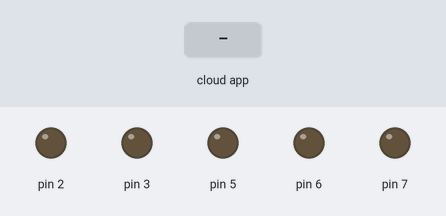
The sketch below on a simulated Arduino Uno, built with avr-gcc and run on an emulated ATmega328P. Shown: output pins drawn as LEDs (lit = HIGH). The inputs (shaded band) are chosen by the test bench. The ROS host is connected and sends only what is stated.

Above: at 1.2 s.
1.3 s: the phone or cloud app sets motor to -100
At 2.5 s:
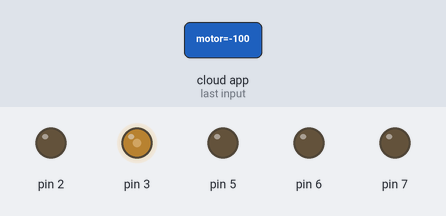
2.8 s: the phone or cloud app sets motor to -100
At 3.8 s:
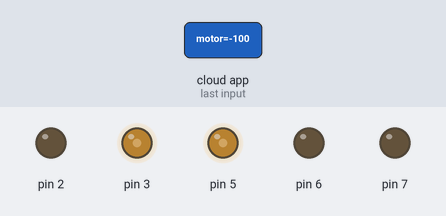
4.3 s: the phone or cloud app sets motor to 0
At 4.9 s:
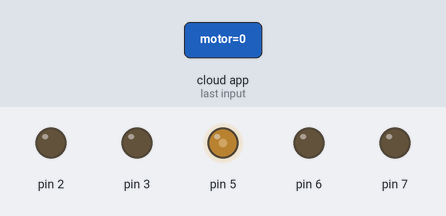
Timing chart, 0 to 7.3 s (numbered marks = the images above; inputs shaded):
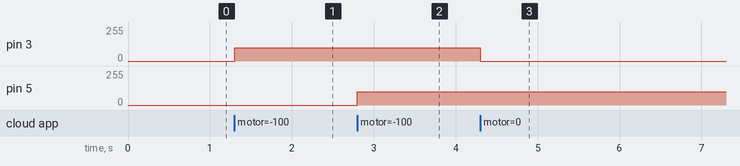

The sketch:

sketch.ino
```cpp
#define USE_USBCON

#include <ros.h>
#include <std_msgs/Float32.h>
#include "nh/nh.h"
#include "nh/publisher.h"
#include "nh/subscriber.h"
#include <std_msgs/Int16.h>

void setup(){
  nh.initNode();
  setSubscriber();
  publisherSetup();
}

void loop(){
  publish();
  nh.spinOnce();
  delay(1);
}
```

motor.h
```cpp
#ifndef INCLUDE_MOTOR
#define INCLUDE_MOTOR

#include <ros.h>
#include <Arduino.h>

struct MotorPins{
  int CW;
  int CCW;
};

class Motor{

  private:
    struct MotorPins pins;

  public:
    Motor(struct MotorPins pins_);
    void run(int speed);

};


#endif
```

nh.h
```cpp
#ifndef INCLUDE_NH
#define INCLUDE_NH

#include <ros.h>

ros::NodeHandle nh;

#endif
```

publisher.h
```cpp
#ifndef INCLUDE_PUBLISHER
#define INCLUDE_PUBLISHER

#include <ros.h>
#include <std_msgs/Int32.h>
#include <Arduino.h>

#define Encoder_UR_Z 21 //2
#define Encoder_UL_Z 20 //3
#define Encoder_DL_Z 19 //4
#define Encoder_DR_Z 18 //5

namespace Enc0{
  int pin=Encoder_UR_Z;
  volatile long zeroCount;

  void resetCb(const std_msgs::Int32&msg){
    zeroCount=0;
  }
  ros::Subscriber<std_msgs::Int32>sub("motor0/reset",&resetCb);

  std_msgs::Int32 pub_msg;
  ros::Publisher pub("motor0/zero",&pub_msg);

  void publish(){
    pub.publish(&pub_msg);
  }

  void func(){
    zeroCount++;
  }

  void setup(){
    zeroCount=0;
    nh.advertise(pub);
    pub_msg.data=0;
    attachInterrupt(2,func,FALLING);
  }

  void update(){
    pub_msg.data=zeroCount;
  }
}

namespace Enc1{
  int pin=Encoder_UL_Z;
  volatile long zeroCount;

  void resetCb(const std_msgs::Int32&msg){
    zeroCount=0;
  }
  ros::Subscriber<std_msgs::Int32>sub("motor1/reset",&resetCb);

  std_msgs::Int32 pub_msg;
  ros::Publisher pub("motor1/zero",&pub_msg);

  void publish(){
    pub.publish(&pub_msg);
  }

  void func(){
    zeroCount++;
  }

  void setup(){
    zeroCount=0;
    nh.advertise(pub);
    pub_msg.data=0;
    attachInterrupt(2,func,FALLING);
  }

  void update(){
    pub_msg.data=zeroCount;
  }
}
namespace Enc2{
  int pin=Encoder_DL_Z;
  volatile long zeroCount;

  void resetCb(const std_msgs::Int32&msg){
    zeroCount=0;
  }
  ros::Subscriber<std_msgs::Int32>sub("motor2/reset",&resetCb);

  std_msgs::Int32 pub_msg;
  ros::Publisher pub("motor2/zero",&pub_msg);

  void publish(){
    pub.publish(&pub_msg);
  }

  void func(){
    zeroCount++;
  }

  void setup(){
    zeroCount=0;
    nh.advertise(pub);
    pub_msg.data=0;
    attachInterrupt(2,func,FALLING);
  }

  void update(){
    pub_msg.data=zeroCount;
  }
}
namespace Enc3{
  int pin=Encoder_DR_Z;
  volatile long zeroCount;

  void resetCb(const std_msgs::Int32&msg){
    zeroCount=0;
  }
  ros::Subscriber<std_msgs::Int32>sub("motor3/reset",&resetCb);

  std_msgs::Int32 pub_msg;
  ros::Publisher pub("motor3/zero",&pub_msg);

  void publish(){
    pub.publish(&pub_msg);
  }

  void func(){
    zeroCount++;
  }

  void setup(){
    zeroCount=0;
    nh.advertise(pub);
    pub_msg.data=0;
    attachInterrupt(2,func,FALLING);
  }

  void update(){
    pub_msg.data=zeroCount;
  }
}

void valUpdate(){
  Enc0::update();
  Enc1::update();
  Enc2::update();
  Enc3::update();
}

void publisherSetup(){
  Enc0::setup();
  Enc1::setup();
  Enc2::setup();
  Enc3::setup();
}

void publish(){
  valUpdate();
  Enc0::publish();
  nh.spinOnce();
  Enc1::publish();
  nh.spinOnce();
  Enc2::publish();
  nh.spinOnce();
  Enc3::publish();
}


#endif
```

subscriber.h
```cpp
#ifndef INCLUDE_SUBSCRIBER
#define INCLUDE_SUBSCRIBER

#include <stdio.h>
#include <ros.h>
#include <std_msgs/Float32.h>
#include "nh.h"
#include "../motor/motor.h"

#define MOTOR_UR_CW  2
#define MOTOR_UR_CCW 3
#define MOTOR_UL_CW  45
#define MOTOR_UL_CCW 5
#define MOTOR_DL_CW  6
#define MOTOR_DL_CCW 7
#define MOTOR_DR_CW  44
#define MOTOR_DR_CCW 46

namespace Motor0{
  struct MotorPins pins = {MOTOR_UR_CW,MOTOR_UR_CCW};
  Motor motor(pins);

  void callback(const std_msgs::Float32 &msg){
    motor.run(msg.data);
    printf("%d",msg.data);
    nh.loginfo("motor0");
  }
  ros::Subscriber<std_msgs::Float32>sub("motor0/motor",&callback);
}

namespace Motor1{
  struct MotorPins pins = {MOTOR_UL_CW,MOTOR_UL_CCW};
  Motor motor(pins);

  void callback(const std_msgs::Float32 &msg){
    motor.run(msg.data);
    printf("%d",msg.data);
    nh.loginfo("motor1");
  }
  ros::Subscriber<std_msgs::Float32>sub("motor1/motor",&callback);
}

namespace Motor2{
  struct MotorPins pins = {MOTOR_DL_CW,MOTOR_DL_CCW};
  Motor motor(pins);

  void callback(const std_msgs::Float32 &msg){
    motor.run(msg.data);
    printf("%d",msg.data);
    nh.loginfo("motor2");
  }
  ros::Subscriber<std_msgs::Float32>sub("motor2/motor",&callback);
}

namespace Motor3{
  struct MotorPins pins = {MOTOR_DR_CW,MOTOR_DR_CCW};
  Motor motor(pins);

  void callback(const std_msgs::Float32 &msg){
    motor.run(msg.data);
    printf("%d",msg.data);
    nh.loginfo("motor3");
  }
  ros::Subscriber<std_msgs::Float32>sub("motor3/motor",&callback);
}

namespace All{
  void callback(const std_msgs::Float32 &msg){
    nh.loginfo("All_stop");
  }
  ros::Subscriber<std_msgs::Float32>sub("all",&callback);
}


void setSubscriber(){
  nh.subscribe(Motor0::sub);
  nh.subscribe(Motor1::sub);
  nh.subscribe(Motor2::sub);
  nh.subscribe(Motor3::sub);
}

#endif
```

Measured:
- after the input at 1.3 s, pin 3: 0/255 → 100/255 at once
- after the input at 2.8 s, pin 5: 0/255 → 100/255 at once
- after the input at 4.3 s, pin 3: 100/255 → 0/255 at once
